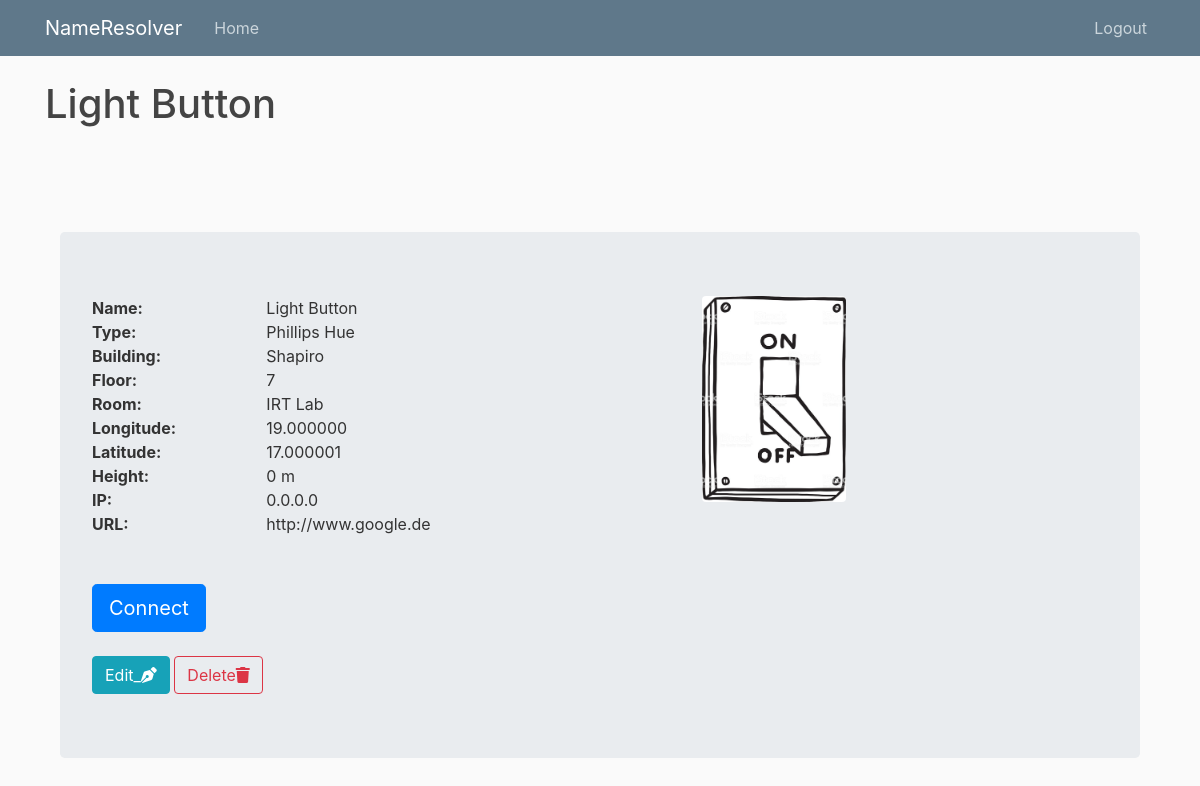
The app's page /table/2/ (signed in) with its own data.
### site_plan/models.py (models this page shows, shortened)
class map(models.Model):
    name = models.CharField(max_length=100, default = 'unnamed' )
    type = models.CharField(max_length=100, default = 'no type')
    building = models.CharField(max_length=200, default = 'Shapiro')
    floor = models.CharField(max_length = 2,default = '0')
    room = models.CharField(max_length=20, default = '0')
    longitude = models.DecimalField(max_digits=9, decimal_places=6, default= '0')
    latitude = models.DecimalField(max_digits=9, decimal_places=6, default = '0')
    height = models.CharField(max_length=4, default='0 m')
    ip = models.GenericIPAddressField(protocol='both', unpack_ipv4=False, default = '0.0.0.0')
    url = models.URLField(max_length=200, default = 'https://www.ipIoTDevice.com/')
    date_added = models.DateTimeField(default=timezone.now)
    author = models.ForeignKey(User, on_delete=models.CASCADE)
    image = models.ImageField(default='default.jpg', upload_to='device_pics')

### site_plan/views.py (the view)
# urls.py: path('table/<int:pk>/', DevicesDetailView.as_view(), name='table-detail'),
class DevicesDetailView(LoginRequiredMixin, DetailView):
    model = map
    template_name = 'siteplan/table_detail.html'

### site_plan/templates/siteplan/table_detail.html
{% extends "siteplan/base.html" %}
{%block content%}
	<h1>{{object.name}}</h1>
	<br><br><br><br>
	<div class = "container">
	<div class = "jumbotron">
	<div class = "row">
		<div class = "col-lg-2">
		<strong>
			Name: <br>
			Type:<br>
			Building:<br>
			Floor:<br>
			Room: <br>
			Longitude:<br>
			Latitude:<br>
			Height: <br>
			IP: <br>
			URL: <br>
		</strong>
		</div>
		<div class = "col-lg-5" >
		{{object.name}} <br>
		{{object.type}} <br>
		{{object.building}} <br>
		{{object.floor}}<br>
		{{object.room}} <br>
		{{object.longitude}}<br>
		{{object.latitude}}<br>
		{{object.height}}<br>
		{{object.ip}} <br>
		{{object.url}}<br>
		</div>
		<div class="col-lg-2">
		<div class="media">
		<img class="img-fluid rounded" src="{{object.image.url}}">
		</div>
		</div>
	</div>
	<br><br>
	<a role="button" class="btn btn-primary btn-lg" href="{{object.url}}" >Connect</a>
	<br><br>
	{%if object.author == user%}
	<a type="button" class="btn btn-info btn-small" href="{%url 'device-update' object.id %}">
 Edit_<i class="fas fa-pen-nib"></i>
</a>
	<a type="button" class="btn btn-outline-danger" href="{%url 'device-delete' object.id %}">
 Delete<i class="fas fa-trash"></i>
</a>
	{%endif%}
	</div>
	</div>
{%endblock content%}

### site_plan/templates/siteplan/base.html (shortened to what this page needs)
{% load static %}
<!DOCTYPE html>
<html>
<head>
    <link rel="stylesheet" href="https://stackpath.bootstrapcdn.com/bootstrap/4.3.1/css/bootstrap.min.css">
	<link rel="stylesheet" type = "text/css" href ="{% static 'siteplan/main.css'%}">
	<link rel="stylesheet" href="https://use.fontawesome.com/releases/v5.7.0/css/all.css">
</head>
<body>
	<header class="site-header">
		  <nav class="navbar navbar-expand-md navbar-dark bg-steel fixed-top">
			<div class="container">
			  <a class="navbar-brand mr-4" href="/">NameResolver</a>
			  <div class="collapse navbar-collapse" id="navbarToggle">
				<div class="navbar-nav mr-auto">
				  <a class="nav-item nav-link" href="/">Home</a>
				</div>
				<div class="navbar-nav">
				{%if user.is_authenticated%}
					<a class="nav-item nav-link" href="{%url 'logout'%}">Logout</a>
				{%else%}
					  <a class="nav-item nav-link" href="{%url 'login'%}">Login</a>
					  <a class="nav-item nav-link" href="{%url 'register'%}">Register</a>
				{%endif%}
				</div>
			  </div>
			</div>
		  </nav>
	</header>
	<main role="main" class="container">
				{% block content %}{% endblock %}
	</main>
</body>
</html>

### site_plan/static/siteplan/main.css (style rules this page uses)
body { background: #fafafa; color: #333333; margin-top: 5rem; }
h1, h2, h3, h4, h5, h6 { color: #444444; }
.bg-steel { background-color: #5f788a; }
.site-header .navbar-nav .nav-link { color: #cbd5db; }

### records on screen
map: name "Light Button", type "Phillips Hue", building "Shapiro", floor "7", room "IRT Lab", longitude "19.000000", latitude "17.000001", height "0 m", ip "0.0.0.0", url "http://www.google.de", image (picture)
